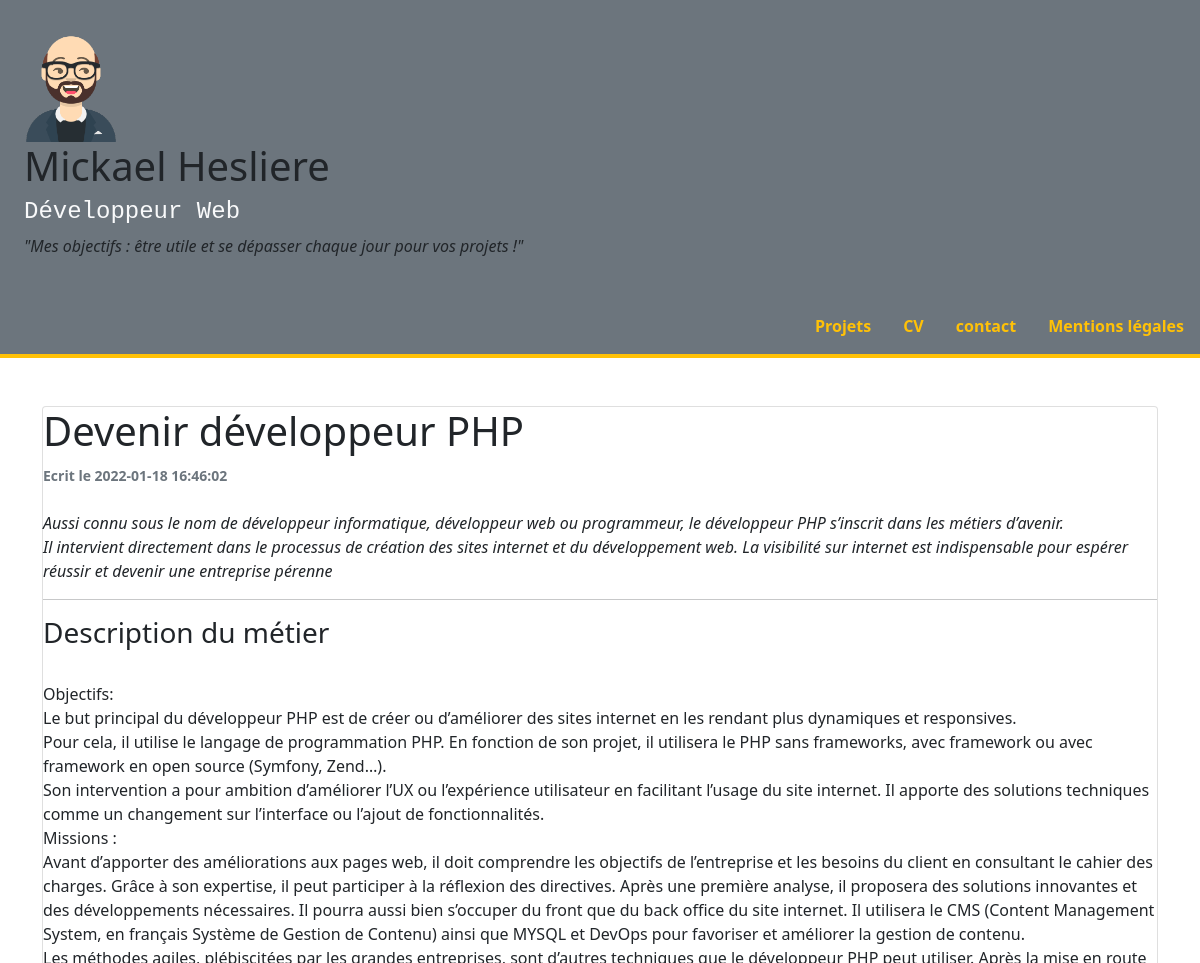
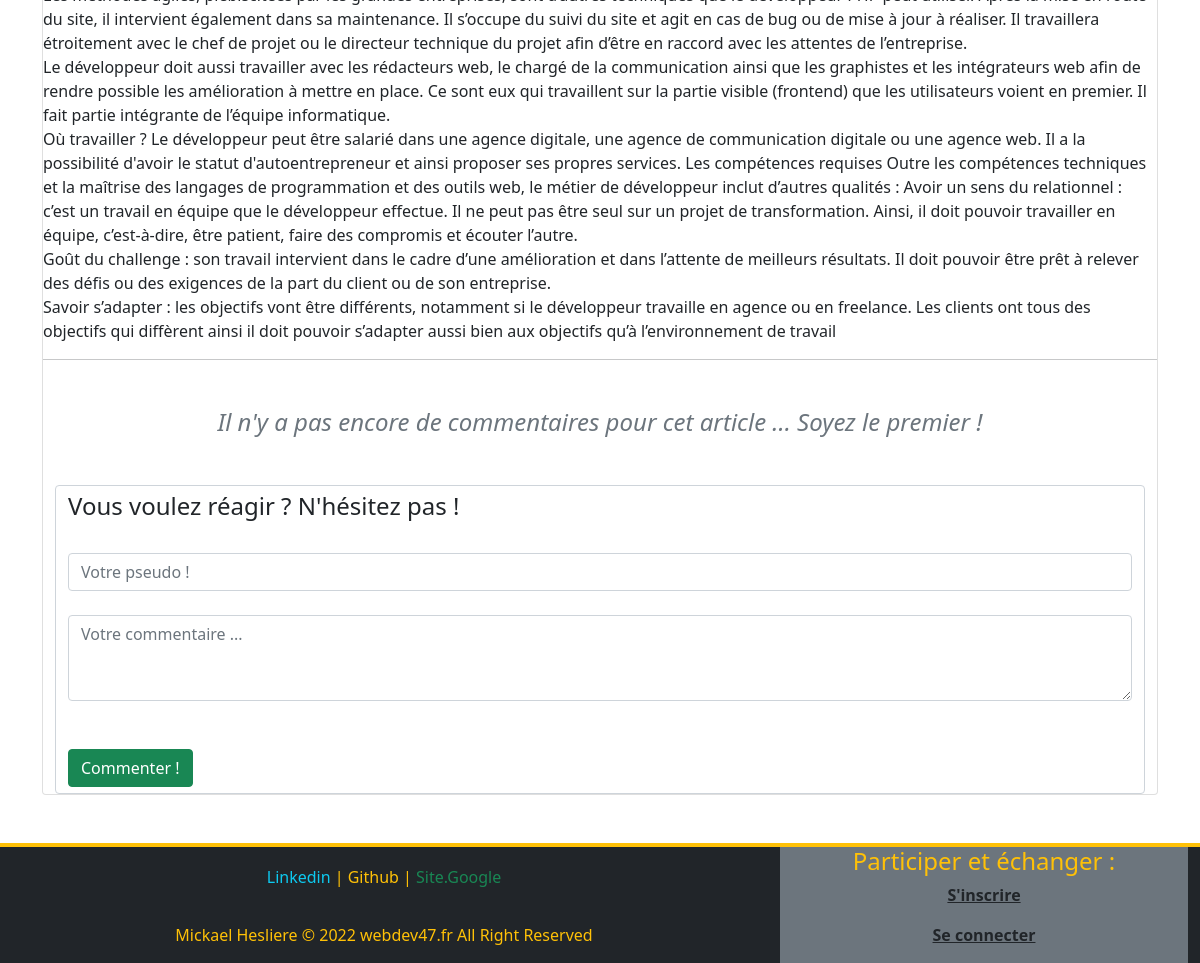
Page /index.php?controller=post&task=show&id=1 on the committed database (2 pictures, top to bottom).
### tables this page shows
CREATE TABLE IF NOT EXISTS `posts` (
  `id` int(11) NOT NULL AUTO_INCREMENT,
  `titre` varchar(255) NOT NULL,
  `chapo` longtext NOT NULL,
  `contenu` longtext NOT NULL,
  `auteur` varchar(100) NOT NULL,
  `date` datetime NOT NULL,
  `content_id` int(11) DEFAULT NULL,
  PRIMARY KEY (`id`)
);

### libraries/Renderer.php (called while the page is built, shortened)
<?php
class Renderer {
    public static  function render(string $path, array $variables = [])
    {
        extract($variables);
        require('templates/'. $path . '.html.php');
        require('templates/layout.html.php');
    }
}

### libraries/controllers/Post.php (called while the page is built, shortened)
<?php
class Post extends Controller
{
    public function show() {
        $post_id = null;
        if (!empty($_GET['id']) && ctype_digit($_GET['id'])) {
            $post_id = $_GET['id'];
        }
        $post = $this->model->find($post_id);
        \Renderer::render('posts/show', compact('pageTitle', 'post', 'commentaires', 'post_id'));
    }
}

### libraries/Application.php (called while the page is built, shortened)
<?php
class Application {
    public static function process()
    {
        $task = "index";
        if (!empty($_GET['task'])) {
            $task = $_GET['task'];
        }
        $controller = new $controllerName();
        $controller->$task();
    }
}

### index.php (called while the page is built)
<?php
require_once('libraries/autoload.php');
\Application::process();

### libraries/models/Model.php (called while the page is built, shortened)
<?php
abstract class Model
{
    protected $pdo;
    protected $table;
    public function __construct()
    {
        $this->pdo = \Database::getPdo();
    }
    public function find(int $id) {
        $query = $this->pdo->prepare("SELECT * FROM {$this->table} WHERE id = :id");
        $query->execute(['id' => $id]);
        $item = $query->fetch();
        return $item;
    }
}

### libraries/autoload.php (called while the page is built, shortened)
<?php
spl_autoload_register(function ($className) {
    $className = str_replace("\\", "/", $className);
});

### libraries/Database.php (called while the page is built)
<?php
class Database {
    private static $instance = null;
    public static function getPdo(): PDO
    {
        if (self::$instance === null) {
            self::$instance = new PDO('mysql:host=localhost;dbname=blog;charset=utf8', 'root', '', [
                PDO::ATTR_ERRMODE => PDO::ERRMODE_EXCEPTION,
                PDO::ATTR_DEFAULT_FETCH_MODE => PDO::FETCH_ASSOC
            ]);
        }
        return self::$instance;
    }
}

### libraries/controllers/Controller.php (called while the page is built, shortened)
<?php
abstract class Controller
{
    public function __construct()
    {
        $this->model = new $this->modelName();
    }
}

### templates/posts/show.html.php (the view, shortened to what this page needs)
<div class="row-cols-10 ">
    <h1><?= $post['titre'] ?></h1>
    <p class="text-secondary mb-4"><small ><b>Ecrit le <?= $post['date'] ?></b></small></p>
    <p><i><?= $post['chapo'] ?></i></p>
    <hr>
    <?= $post['contenu'] ?><br>
    <hr>
    <?php if (count($commentaires) === 0) : ?>
        <h4 class="text-secondary text-center m-5"><i>Il n'y a pas encore de commentaires pour cet article ... Soyez le premier ! </i></h4>
    <?php endif ?>
</div>
<div class="container">
    <div class="form-group align-items-center">
        <form action="index.php?controller=comment&task=insert" method="POST" class="form-control">
            <h4>Vous voulez réagir ? N'hésitez pas !</h4><br>
            <input type="text" name="auteur" placeholder="Votre pseudo !" class="form-control">
            <br>
            <textarea name="commentaire" id="" cols="30" rows="3" placeholder="Votre commentaire ..." class="form-control"></textarea><br>
            <input type="hidden" name="post_id" value="<?= $post_id ?>" class="form-control"><br>
            <button class="btn btn-success">Commenter !</button>
        </form>
    </div>
</div>

### rows in the picture
posts: titre "Devenir développeur PHP", date "2022-01-18 16:46:02", chapo "Aussi connu sous le nom de développeur informatique, développeur web ou programmeur, le développeur PHP s’inscrit dans les métiers d’avenir. Il intervient directement dans le processus de création des sites internet et du développement web. La visibilité sur internet est indispensable pour espérer réussir et devenir une entreprise pérenne", contenu "Description du métier Objectifs: Le but principal du développeur PHP est de créer ou d’améliorer des sites internet en les rendant plus dynamiques et responsives. Pour cela, il utilise le langage de programmation PHP. En fonction de son projet, il utilisera le PHP sans frameworks, avec framework ou avec framework en open source (Symfony, Zend…). Son intervention a pour ambition d’améliorer l’UX ou l’expérience utilisateur en facilitant l’usage du site internet. Il apporte des solutions techniques comme un changement sur l’interface ou l’ajout de fonctionnalités. Missions : Avant d’apporter des améliorations aux pages web, il doit comprendre les objectifs de l’entreprise et les besoins du…"
